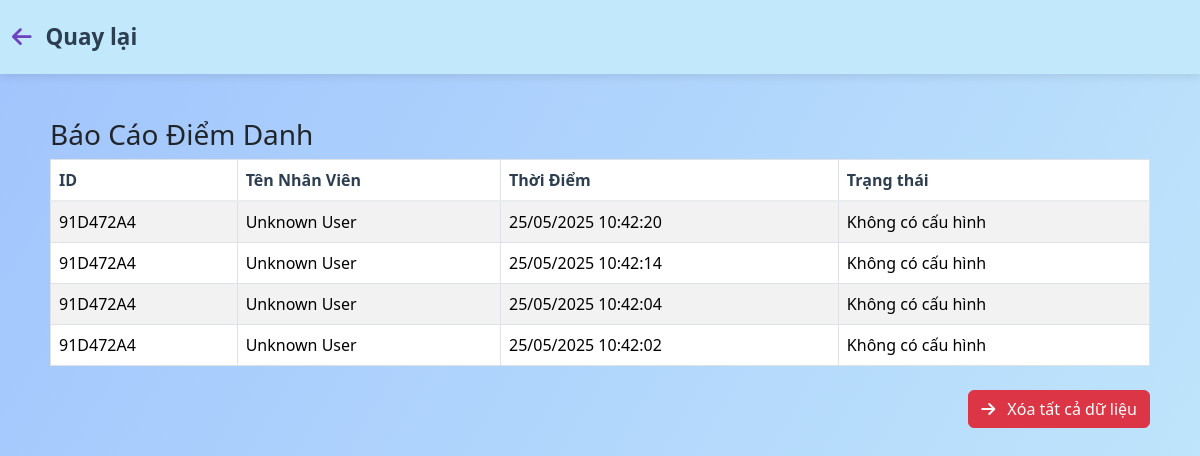
The page /bao-cao-thong-ke/ (signed in) on the database as committed earlier.
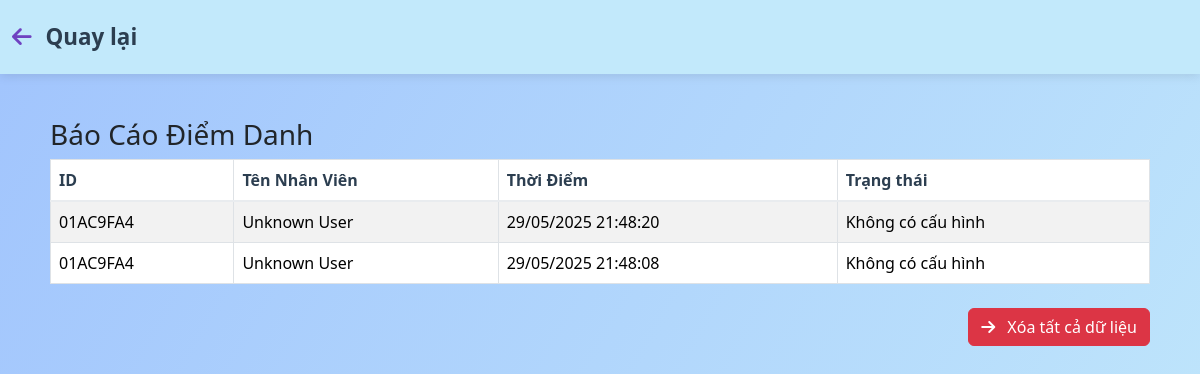
The same page on the database as committed later.
### app/models.py (models this page shows, shortened)
class CardEvent(models.Model):
    card_id = models.CharField(max_length=64)
    user = models.ForeignKey(User, on_delete=models.SET_NULL, null=True, blank=True)
    timestamp = models.DateTimeField(auto_now_add=True)
    created_at = models.DateTimeField(default=timezone.now)

### app/views.py (the view)
# urls.py: path('bao-cao-thong-ke/', views.report_view, name='report'),
@login_required
def report_view(request):
    events = CardEvent.objects.select_related('user').order_by('-created_at')
    event_list = []
    for event in events:
        try:
            setting = PersonalAttendanceSetting.objects.filter(
                user=event.user,
                date=event.created_at.date()
            ).first()
            status = ''
            if setting:
                event_time = event.created_at.time()
                event_dt = event.created_at
                if timezone.is_aware(event_dt):
                    event_dt = event_dt.astimezone(timezone.get_current_timezone()).replace(tzinfo=None)
                checkin_dt = datetime.combine(event_dt.date(), setting.checkin_time)
                print(f"event_dt: {event_dt}, checkin_dt: {checkin_dt}, event_dt < checkin_dt: {event_dt < checkin_dt}, event_dt > checkin_dt: {event_dt > checkin_dt}")
                if event_dt < checkin_dt:
                    time_difference = checkin_dt - event_dt
                    total_seconds = int(time_difference.total_seconds())
                    hours = total_seconds // 3600
                    minutes = (total_seconds % 3600) // 60
                    seconds = total_seconds % 60
                    status = f"Sớm {hours:02d}:{minutes:02d}:{seconds:02d}"
                elif event_dt > checkin_dt:
                    time_difference = event_dt - checkin_dt
                    total_seconds = int(time_difference.total_seconds())
                    hours = total_seconds // 3600
                    minutes = (total_seconds % 3600) // 60
                    seconds = total_seconds % 60
                    status = f"Trễ {hours:02d}:{minutes:02d}:{seconds:02d}"
                else:
                    status = "Đúng giờ"
            else:
                status = "Không có cấu hình"
        except Exception as e:
            print(f"Lỗi với event {event.id}: {e}")
            status = "Lỗi xử lý"
        event_list.append({
            'card_id': event.card_id,
            'user': event.user,
            'created_at': event.created_at,
            'status': status,
        })
    return render(request, 'app/report.html', {'events': event_list})

### app/templates/app/report.html (shortened to what this page needs)
{% load static %}
<!DOCTYPE html>
<html lang="en">
<head>
    <link href="https://cdn.jsdelivr.net/npm/bootstrap@5.3.3/dist/css/bootstrap.min.css" rel="stylesheet">
    <link href="{% static 'app/menu.css' %}" rel="stylesheet"/>
    <link rel="stylesheet" href="https://cdnjs.cloudflare.com/ajax/libs/font-awesome/6.5.1/css/all.min.css">
</head>
<body>
    <nav class="navbar navbar-expand-lg navbar-light bg-light">
        <div class="container-fluid">
            <a class="navbar-brand" href="{% url 'user_menu' %}">
                <i class="fas fa-arrow-left"></i> Quay lại
            </a>
        </div>
    </nav>
    <div class="container mt-4">
        <h3>Báo Cáo Điểm Danh</h3>
        <table class="table table-bordered table-striped">
            <thead>
                <tr>
                    <th>ID</th>
                    <th>Tên Nhân Viên</th>
                    <th>Thời Điểm</th>
                    <th>Trạng thái</th>
                </tr>
            </thead>
            <tbody>
                {% for event in events %}
                <tr>
                    <td>{{ event.card_id }}</td>
                    <td>{{ event.user.username|default:"Unknown User" }}</td>
                    <td>{{ event.created_at|date:'d/m/Y H:i:s' }}</td>
                    <td>{{ event.status }}</td>
                </tr>
                {% empty %}
                <tr><td colspan="4">Chưa có dữ liệu</td></tr>
                {% endfor %}
            </tbody>
        </table>
        <div class="d-flex justify-content-end mt-4">
            <form method="POST" action="{% url 'clear_events' %}">
                <button type="submit" class="btn btn-danger">
                    <i class="fas fa-arrow-right"></i> Xóa tất cả dữ liệu
                </button>
            </form>
        </div>
    </div>
</body>
</html>

### app/static/app/menu.css (style rules this page uses)
body { background: linear-gradient(120deg, #a1c4fd 0%, #c2e9fb 100%); font-family: 'Segoe UI', Tahoma, Geneva, Verdana, sans-serif; min-height: 100vh; }
.container { padding: 20px; }
.navbar { box-shadow: 0 2px 10px rgba(0,0,0,0.1); background-color: #c2e9fb !important; padding: 15px 0; }
.navbar-brand { font-weight: bold; color: #2c3e50 !important; font-size: 1.4rem; }
.navbar-brand i { margin-right: 8px; color: #6f42c1; }
.btn i { margin-right: 8px; }
.table { margin-bottom: 0; }
.table th { border-bottom: 2px solid #e9ecef; color: #2c3e50; font-weight: 600; }
.table td { vertical-align: middle; }

Rows that differ between the two databases and show on the page:
removed CardEvent: card_id "91D472A4", created_at "25/05/2025 10:42:20"
removed CardEvent: card_id "91D472A4", created_at "25/05/2025 10:42:14"
removed CardEvent: card_id "91D472A4", created_at "25/05/2025 10:42:04"
removed CardEvent: card_id "91D472A4", created_at "25/05/2025 10:42:02"
added CardEvent: card_id "01AC9FA4", created_at "29/05/2025 21:48:20"
added CardEvent: card_id "01AC9FA4", created_at "29/05/2025 21:48:08"
Other text that changed with them:
new list line: "Unknown User Không có cấu hình"
list line gone: "Unknown User Không có cấu hình"
